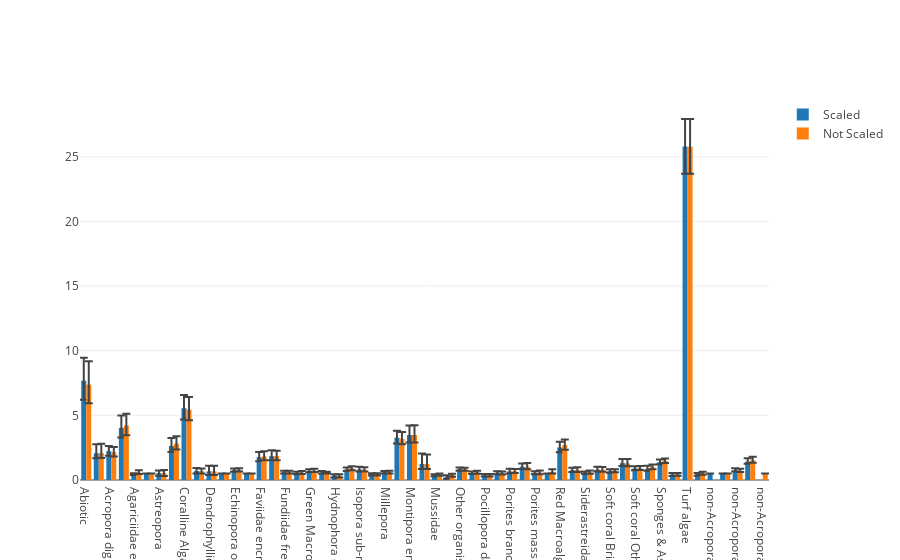

Here is the notebook cell this chart was saved with:
### Code cell
import sys
sys.path.append('/Users/uqmgonz1/Documents/GitHub/')
from Benthobox_evaluation.toolbox import mean_absolute_error as mae

basedir='/Users/uqmgonz1/Dropbox/projects/BenthoBox_evaluation/data/experiments/image_rescale/'
predfiles=['pred_OG_scaled.csv','pred_OG_notscaled.csv']
obs='obs_OG.csv'
results=mae.MAEplot(basedir, predfiles,obs, doplot=True)

### Figure 1 — Plotly figure (JSON) as saved in the notebook; plotly's stock layout.template omitted (floating-point values rounded to 4 significant figures)
{"data": [{"error_y": {"array": [1.78, 0.7028, 0.4031, 0.9522, 0.04412, 0, 0.2, 0.6161, 1.031, 0.225, 0.4444, 0, 0.1296, 0, 0.3975, 0.4529, 0.1071, 0.1042, 0.1296, 0.125, 0.1, 0.1554, 0.2174, 0.05263, 0.09722, 0.5391, 0.7268, 0.7959, 0.07778, 0.1, 0.1224, 0.1087, 0.09615, 0.1337, 0.2083, 0.2465, 0.1194, 0, 0.4453, 0.1929, 0.08547, 0.2128, 0.1531, 0.331, 0.1744, 0.2286, 0.1912, 0.1053, 2.135, 0.09091, 0, 0, 0.1429, 0.2513], "arrayminus": [1.473, 0.3962, 0.3667, 0.7457, 0.08824, 0, 0.2, 0.461, 0.8806, 0.2, 0.2778, 0, 0.1174, 0, 0.3046, 0.3118, 0.1071, 0.1042, 0.0996, 0.0625, 0.15, 0.1154, 0.163, 0.1316, 0.09722, 0.4431, 0.5794, 0.3878, 0.1, 0.1667, 0.1224, 0.08696, 0.09615, 0.1039, 0.1667, 0.1752, 0.1119, 0, 0.3732, 0.15, 0.08953, 0.1543, 0.1154, 0.2143, 0.1337, 0.1571, 0.1786, 0.1184, 2.097, 0.1212, 0, 0, 0.09821, 0.1695], "symmetric": false, "type": "data"}, "name": "Scaled", "type": "bar", "uid": "07f7ef3a-3997-11e9-b525-784f43519c00", "x": ["Abiotic", "Acropora branching & bottlebrush", "Acropora digitate", "Acropora tabulate & corymbose", "Agariciidae encrusting & submassive", "Agariciidae foliose", "Astreopora", "Brown Macroalgae", "Coralline Algae", "Dendrophyllidae foliose", "Dendrophyllidae massive & encrusting", "Echinopora branching", "Echinopora other", "Euphyllidae", "Faviidae encrusting", "Faviidae encrusting, massive & sub-massive", "Fundiidae free-living", "Goniopora & Alveopora", "Green Macroalgae", "Hydnophora branching & Paraclavarina", "Hydnophora other", "Isopora encrusting", "Isopora sub-massive", "Merulina & Scaphophyllia", "Millepora", "Montipora encrusting", "Montipora encrusting, massive & sub-massive", "Montipora foliose", "Mussidae", "Oculinidae", "Other organisms", "Pectiniidae", "Pocillopora damicornis", "Pocillopora other", "Porites branching", "Porites encrusting & sub-massive", "Porites massive", "Porites rus", "Red Macroalgae", "Seriatopora", "Siderastreidae", "Soft coral Alcyoniidae", "Soft coral Briareidae & Rhytisma", "Soft coral Neptheidae", "Soft coral Other", "Soft coral Xeniidae", "Sponges & Ascidians", "Stylophora", "Turf algae", "Zoanthids", "non-Acropora coral ", "non-Acropora coral branching & foliose", "non-Acropora coral encrusting", "other Macroalgae"], "y": [7.68, 2.071, 2.235, 4.035, 0.4706, 0.5, 0.5333, 2.633, 5.551, 0.7, 0.6667, 0.5, 0.76, 0.5, 1.76, 1.842, 0.6071, 0.5417, 0.7045, 0.5625, 0.35, 0.8114, 0.8152, 0.4737, 0.6042, 3.273, 3.481, 1.245, 0.3667, 0.2667, 0.8418, 0.5435, 0.3654, 0.5454, 0.6667, 1.031, 0.5597, 0.5, 2.512, 0.7643, 0.5645, 0.8085, 0.6835, 1.303, 0.8953, 0.8714, 1.389, 0.4342, 25.79, 0.4545, 0.5, 0.5, 0.7589, 1.422]}, {"error_y": {"array": [1.806, 0.7243, 0.391, 0.9221, 0.1818, 0, 0.2308, 0.5669, 0.9848, 0.2045, 0.4444, 0, 0.1372, 0, 0.4059, 0.424, 0.1071, 0.12, 0.1582, 0.07143, 0.1053, 0.1806, 0.1837, 0.05263, 0.1096, 0.536, 0.7505, 0.75, 0.09574, 0.075, 0.1173, 0.14, 0.09804, 0.1244, 0.1786, 0.2983, 0.1562, 0.2083, 0.4381, 0.2015, 0.1316, 0.2204, 0.133, 0.3389, 0.1667, 0.2123, 0.1833, 0.1, 2.15, 0.1184, 0, 0.1569, 0, 0.2703], "arrayminus": [1.441, 0.3836, 0.3396, 0.759, 0.1212, 0, 0.2308, 0.4492, 0.8181, 0.1818, 0.2778, 0, 0.1214, 0, 0.2941, 0.3172, 0.1071, 0.12, 0.1011, 0.07143, 0.1579, 0.1308, 0.1429, 0.1316, 0.1027, 0.4155, 0.5855, 0.3846, 0.09574, 0.15, 0.1122, 0.1, 0.09804, 0.102, 0.1429, 0.1895, 0.1328, 0.125, 0.3628, 0.1567, 0.1053, 0.1559, 0.106, 0.2116, 0.1322, 0.1575, 0.1732, 0.1125, 2.084, 0.1184, 0, 0.09804, 0, 0.1988], "symmetric": false, "type": "data"}, "name": "Not Scaled", "type": "bar", "uid": "07fa29b4-3997-11e9-9da3-784f43519c00", "x": ["Abiotic", "Acropora branching & bottlebrush", "Acropora digitate", "Acropora tabulate & corymbose", "Agariciidae encrusting & submassive", "Agariciidae foliose", "Astreopora", "Brown Macroalgae", "Coralline Algae", "Dendrophyllidae foliose", "Dendrophyllidae massive & encrusting", "Echinopora branching", "Echinopora other", "Euphyllidae", "Faviidae encrusting", "Faviidae encrusting, massive & sub-massive", "Fundiidae free-living", "Goniopora & Alveopora", "Green Macroalgae", "Hydnophora branching & Paraclavarina", "Hydnophora other", "Isopora encrusting", "Isopora sub-massive", "Merulina & Scaphophyllia", "Millepora", "Montipora encrusting", "Montipora encrusting, massive & sub-massive", "Montipora foliose", "Mussidae", "Oculinidae", "Other organisms", "Pectiniidae", "Pocillopora damicornis", "Pocillopora other", "Porites branching", "Porites encrusting & sub-massive", "Porites massive", "Porites rus", "Red Macroalgae", "Seriatopora", "Siderastreidae", "Soft coral Alcyoniidae", "Soft coral Briareidae & Rhytisma", "Soft coral Neptheidae", "Soft coral Other", "Soft coral Xeniidae", "Sponges & Ascidians", "Stylophora", "Turf algae", "Zoanthids", "non-Acropora coral branching & foliose", "non-Acropora coral encrusting", "non-Acropora coral massive & sub-massive", "other Macroalgae"], "y": [7.383, 2.08, 2.156, 4.212, 0.5758, 0.5, 0.5385, 2.813, 5.439, 0.6818, 0.6667, 0.5, 0.7766, 0.5, 1.819, 1.842, 0.6071, 0.58, 0.7137, 0.5714, 0.3421, 0.8825, 0.7959, 0.4737, 0.6096, 3.186, 3.481, 1.231, 0.4149, 0.4, 0.8367, 0.58, 0.3725, 0.5296, 0.6786, 1.019, 0.5781, 0.625, 2.693, 0.7761, 0.5942, 0.7903, 0.7025, 1.284, 0.908, 0.9863, 1.479, 0.4375, 25.77, 0.5263, 0.5, 0.7157, 0.5, 1.525]}], "layout": {"barmode": "group"}}
